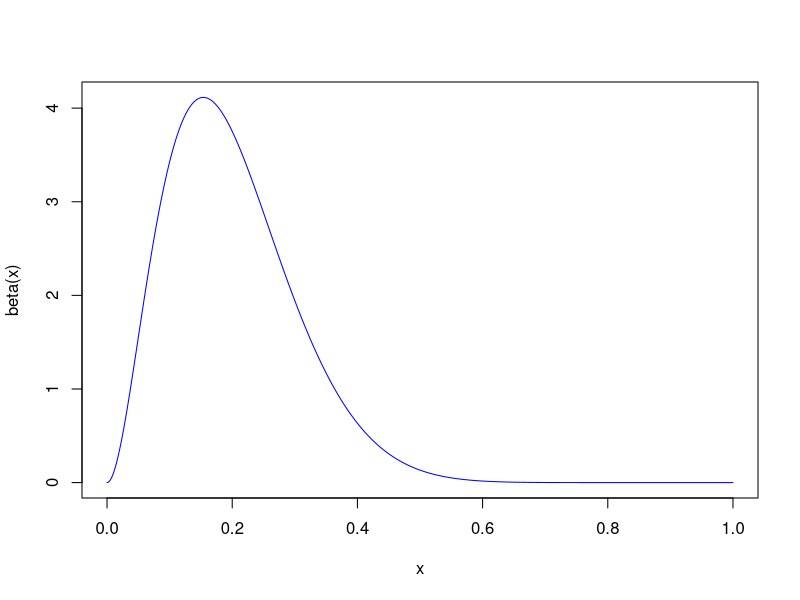
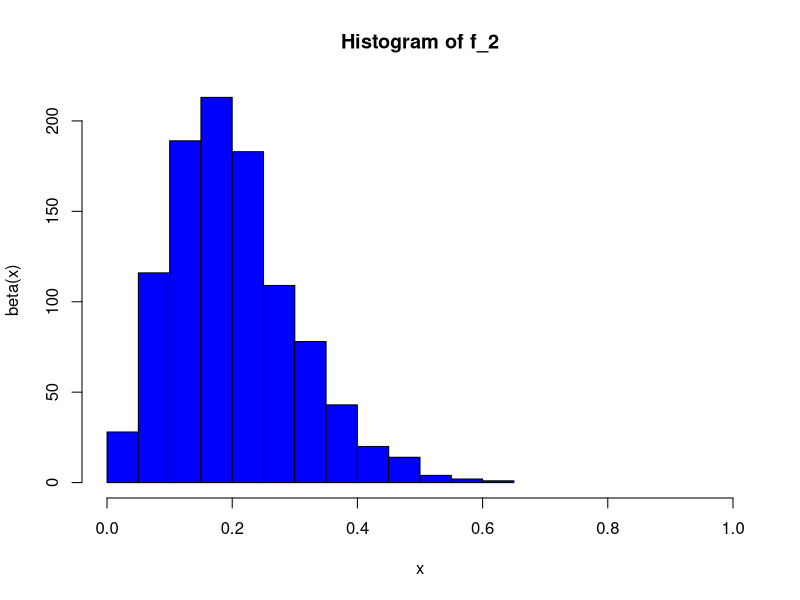

Source code (R) for these figures, in order:
## ---- chunk 1
# This chunk just sets echo = TRUE as default (i.e. print all code)
knitr::opts_chunk$set(echo = TRUE)
## ---- chunk 2
x <- seq(0, 1, length = 1000)
mu = 0.2
sigma <- 0.1
alpha <- mu*((mu*(1-mu))/(sigma^2) - 1)
beta <- alpha*(1-mu)/mu
f_1 <- dbeta(x, alpha, beta)
plot(x, f_1, type='l',col = 'blue', xlab='x', ylab='beta(x)')
## ---- chunk 3
f_2 <- rbeta(1000,alpha, beta) 
hist(f_2, xlim=c(0,1), col = 'blue', xlab='x', ylab='beta(x)')
## ---- chunk 4
sample_mean <- mean(f_2)
sample_var <- var(f_2)
threshold=0.01
if(mu-threshold <sample_mean  | sample_mean< mu+threshold) {
  cat('mean of sample matches the true mean with threshold ', threshold)
  } else {
    cat('mean of sample do not match the true mean with threshold ', threshold)
  }
if(sigma^2-threshold<sample_var  | sample_var<sigma^2+threshold) {
  cat('\n variance of sample matches the true variance with threshold ',threshold)
  } else {
    cat('\n variance of sample do not match the true variance with threshold ',threshold)
  }
## ---- chunk 5
quantile(f_2, c(0.025,0.975))
## ---- chunk 6
boxes <- matrix(c(2,4,1,5,1,3), ncol = 2,
                dimnames = list(c("A", "B", "C"), c("red", "white")))
boxes

prob_box = c(0.4, 0.1, 0.5)
p_r_box <- function(boxes){
  p = c()
  for(i in 1:nrow(boxes)){
    p[i] <- boxes[i,1]/sum(boxes[i,])
  }
  return(p) 
}
p_r_box(boxes)

p_red <- function(boxes){
  p = 0
  for(i in 1:nrow(boxes)){
   p <- p + (p_r_box(boxes)[i]*prob_box[i])
  }
  return(p)
}

cat("the probability of picking the red ball = ", p_red(boxes),"\n")

p_box <- function(boxes){
  p = c()
  for(i in 1:nrow(boxes)){
    p[i] <- (p_r_box(boxes)[i]*prob_box[i])/p_red(boxes)
  }
  return(p)
}

cat("the probability of each boxes = ", p_box(boxes))
## ---- chunk 7
p_identical_twin <- function(fraternal_prob = 1/125, identical_prob = 1/300){
  p_identical_twin <- 0.5*identical_prob / (0.5*identical_prob + 0.25*fraternal_prob)
  return(p_identical_twin)
}

cat("the probability of Elvis being an identical twin is ", p_identical_twin(1/150, 1/400))
